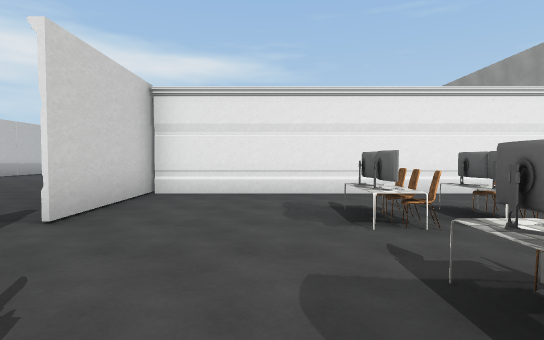
View 1 (above)

18 first-person views from a walk through a Unity game level. The camera is 1.3 m above the floor, tilts 2° down and sees 80° across. The floor is counted in squares, 2 m on a side. Each view is taken from the middle of a square. On the plan, view 1 faces up. The plan holds only what a view shows up to about 10 squares ahead; the rest is blank. The place goes on beyond the plan. Some surface patterns are stand-ins.

View 2
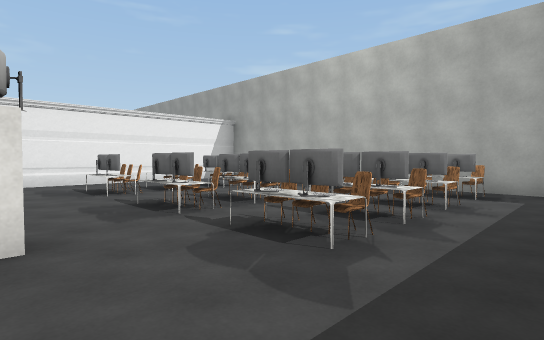

View 3
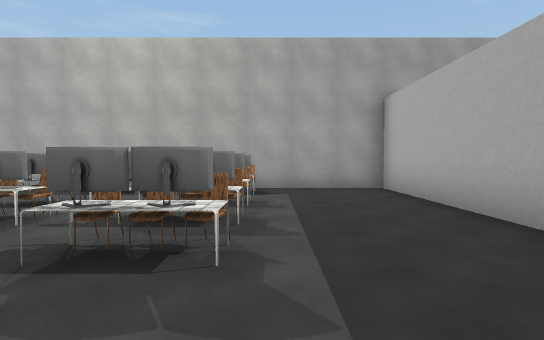

View 4
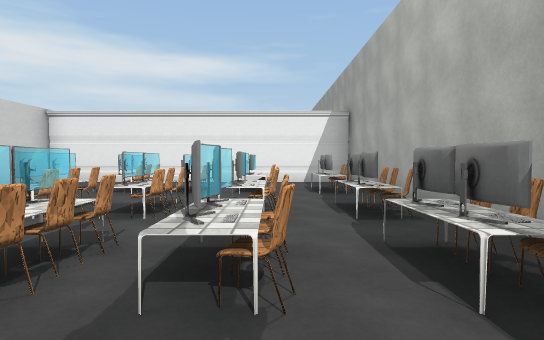

View 5
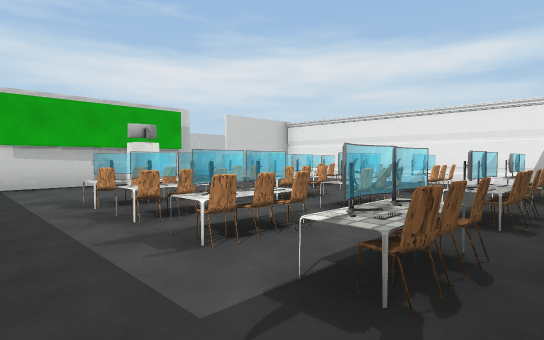

View 6
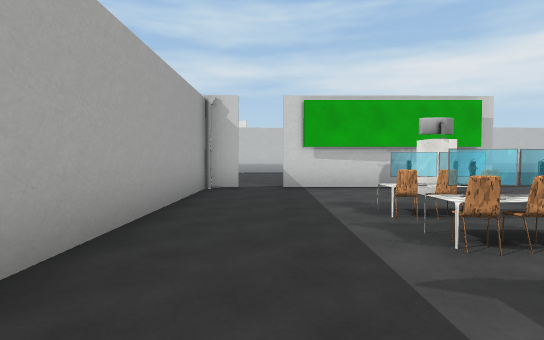

View 7
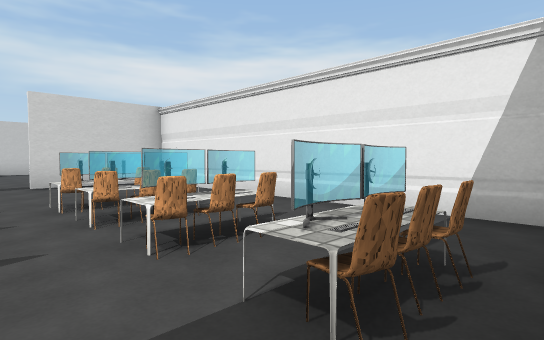

View 8
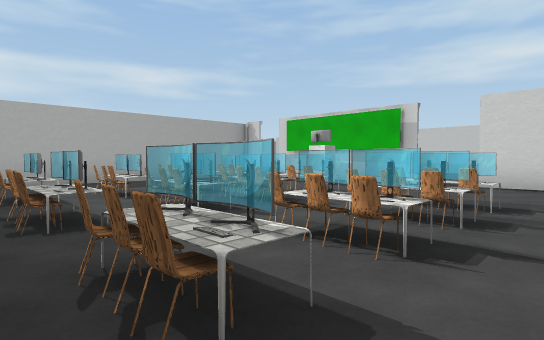

View 9
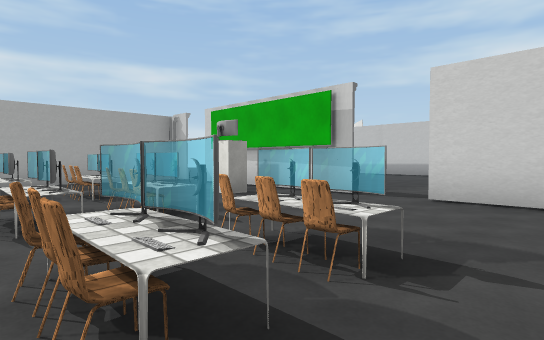

View 10
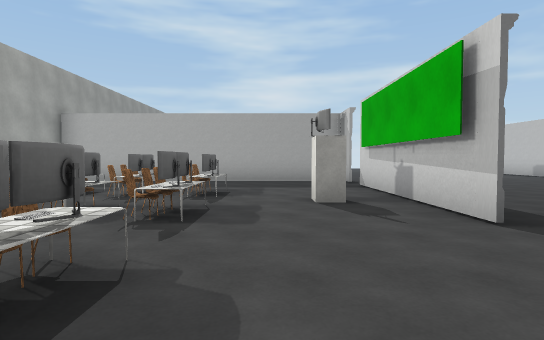

View 11
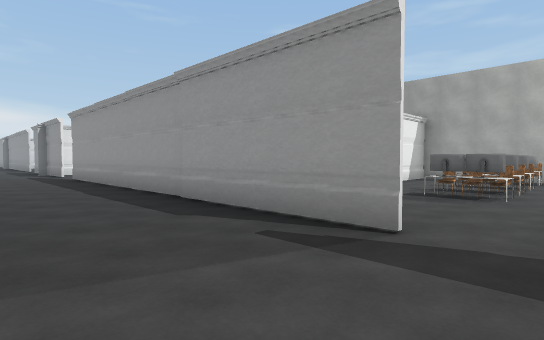

View 12
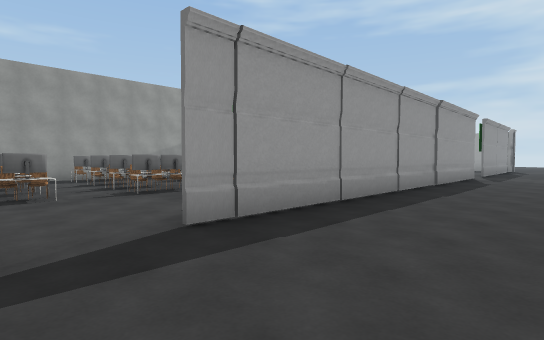

View 13
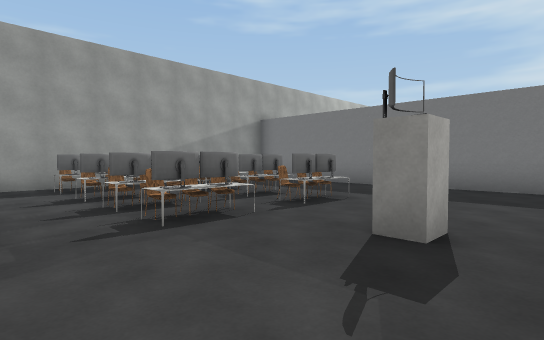

View 14
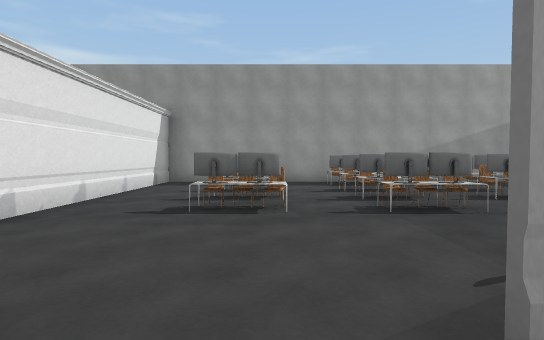

View 15
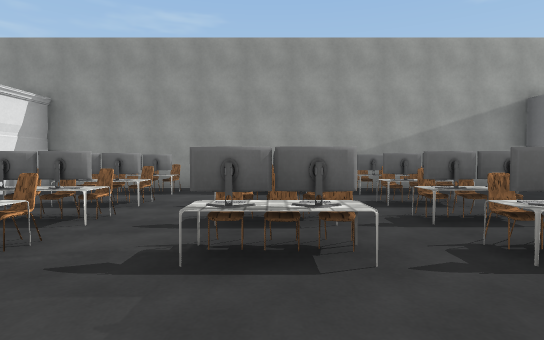

View 16
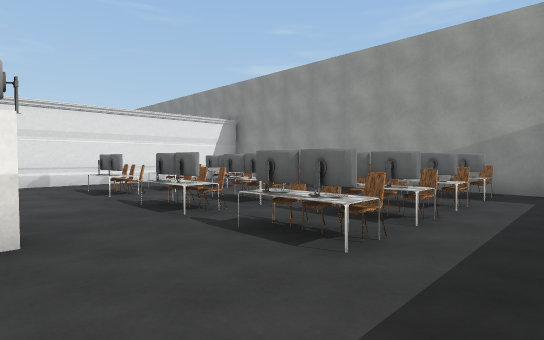

View 17
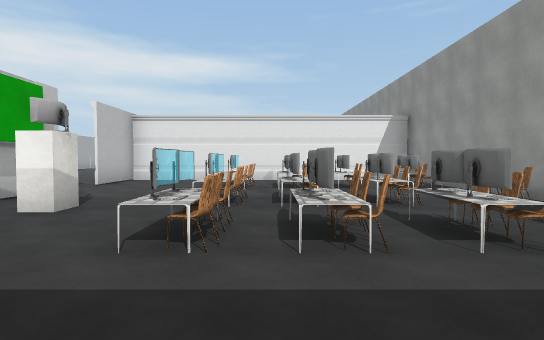

View 18
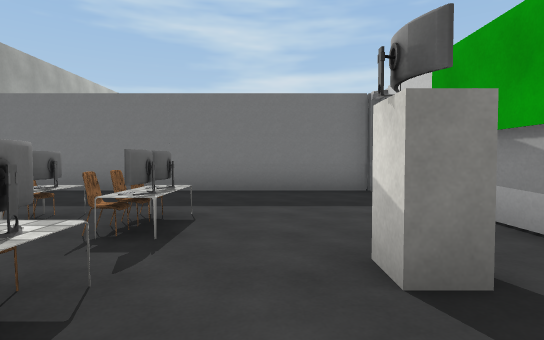

### Floor plan
Points are (right, up) in squares from view 1. A wall is a line through its corners. A room is listed if a view was taken in it or the views show most of it. See-through windows are left out.
Room 1 (views 1, 2, 3, 4, 5, 6, 7, 8, 9, 10)
walls: (-2.2, 2) (-2.1, -2.8); (6.1, 4.9) (6.1, 6) (-2.2, 6) (-2.2, 3.1); (-1.5, -4.5) (6.1, -4.5) (6.1, -3)
ways out: opening at (-2, -3) to room 2; opening at (-2, 2.5) to room 2
objects: block (-1, 0); table (1, -2); other object (1, -1); table (1, 0); other object (1, 1); TV (1, 3); other object (1, 4); TV (1, 5); chair (2, -3); TV (2, -2); chair (2, -1); chair (2, 0); chair (2, 1); chair (2, 2); chair (2, 3); TV (2, 4); chair (2, 5); chair (3, -3); chair (3, -1); chair (3, 0); chair (3, 1); chair (3, 2); chair (3, 3); chair (3, 4); chair (4, -2); other object (4, -1); TV (4, 0); TV (4, 2); other object (4, 4); TV (4, 5); chair (5, -2); other object (5, -1); TV (5, 0); other object (5, 1); TV (5, 2); other object (5, 3); TV (5, 4); chair (6, -1); chair (6, 1); chair (6, 3); chair (6, 4)
Room 2 (views 11, 12, 14)
walls: (-2.3, 3.1) (-2.4, 13.5)
ways out: opening at (-2, -3) to room 1; opening at (-2, 2.5) to room 1; opening at (-2, 14) to room 3
objects: pillar (-2, -4)
Room 3 (views 13, 15, 16, 17, 18)
walls: (-2.3, 10.4) (-2.3, 9.7); (-2, 6.4) (4.9, 6.4); (6.1, 15.9) (6.1, 16.9) (-2.2, 16.9) (-2.2, 14.7)
ways out: opening at (-2, 14) to room 2
objects: pillar (-2, 7); block (-1, 11); TV (0, 12); TV (1, 9); other object (1, 10); chair (1, 11); TV (1, 12); TV (1, 13); other object (1, 15); TV (1, 16); chair (2, 8); TV (2, 9); TV (2, 10); TV (2, 11); chair (2, 12); chair (2, 13); chair (2, 14); chair (2, 15); TV (2, 16); chair (3, 8); other object (3, 11); chair (3, 12); other object (3, 13); chair (3, 14); other object (3, 15); chair (4, 8); TV (4, 9); table (4, 10); chair (4, 12); TV (4, 13); other object (4, 14); TV (4, 15); other object (4, 16); other object (5, 9); TV (5, 10); TV (5, 11); other object (5, 14); other object (5, 16); chair (6, 9); other object (6, 10); chair (6, 11); other object (6, 12); TV (6, 14); other object (6, 15)

Where each view was taken, in squares from view 1:
view 1: 0 up, 0 right, facing up
view 2: 3 down, 1 left, facing up-right
view 3: 2 down, 1 left, facing right
view 4: 3 down, 4 right, facing up
view 5: 3 down, 6 right, facing up-left
view 6: 3 down, 5 right, facing left
view 7: 2 up, 6 right, facing up-left
view 8: 5 up, 6 right, facing down-left
view 9: 5 up, 3 right, facing down-left
view 10: 5 up, 0 right, facing down
view 11: 2 up, 5 left, facing up-right
view 12: 15 up, 5 left, facing down-right
view 13: 14 up, 2 left, facing down-right
view 14: 14 up, 3 left, facing right
view 15: 12 up, 1 left, facing right
view 16: 8 up, 1 left, facing up-right
view 17: 7 up, 2 right, facing up
view 18: 13 up, 0 right, facing down
